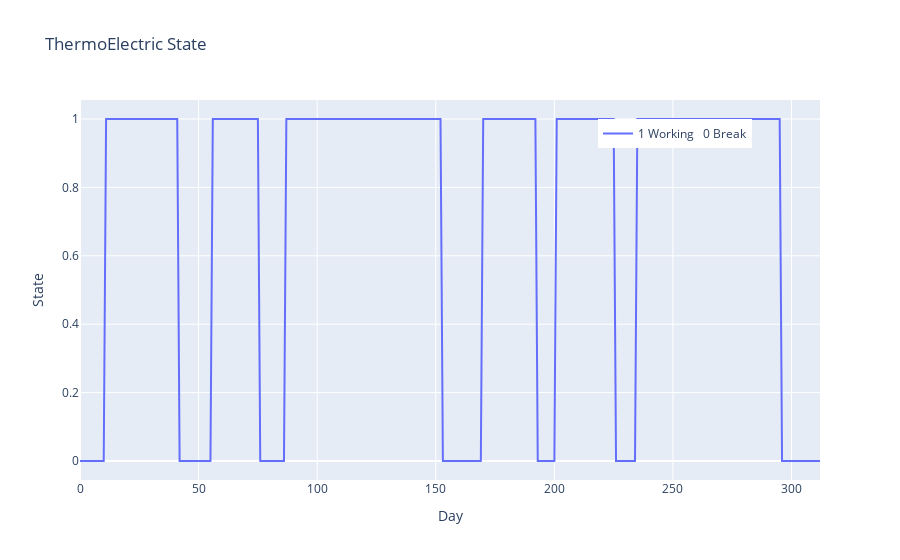

Source (notebook cell):
### Code cell
for i in range(1):
    print(i)
    thermoelectrics[i].plot(0, 365)
    thermoelectrics[i].get_distributions_info()

### Figure 1 — Plotly figure (JSON) as saved in the notebook; plotly's stock layout.template omitted (floating-point values rounded to 4 significant figures; data arrays with more than 128 entries replaced by an {"elided": "..."} marker saying what was removed)
{"data": [{"mode": "lines", "name": "1 Working \n 0 Break", "type": "scatter", "x": {"elided": "365 int values"}, "y": {"elided": "313 int values"}}], "layout": {"legend": {"x": 0.7, "y": 0.95}, "showlegend": true, "title": {"text": "ThermoElectric State"}, "xaxis": {"title": {"text": "Day"}}, "yaxis": {"title": {"text": "State"}}}}
